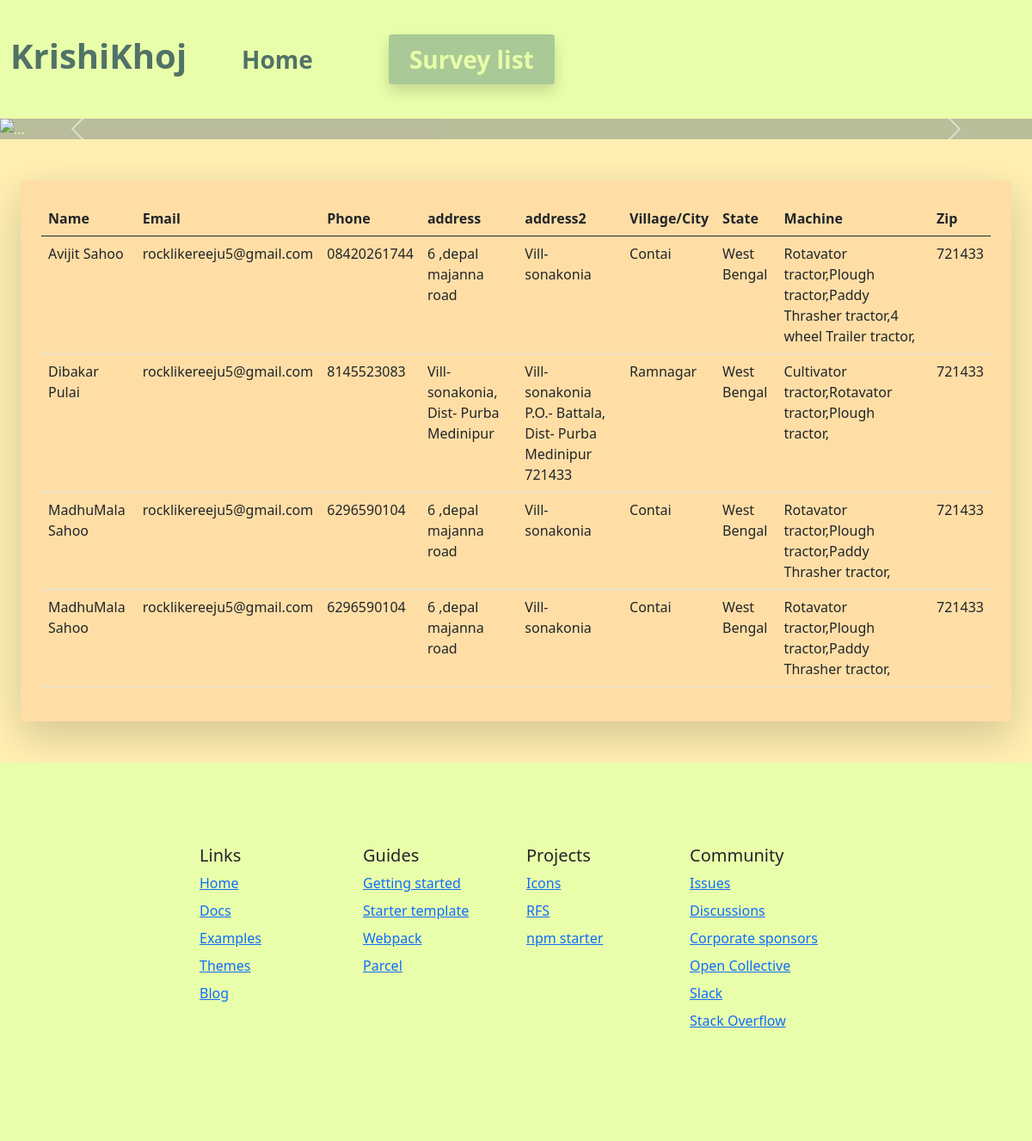
Page /Survey on the committed database.
### home/models.py (models this page shows, shortened)
class Item(models.Model):
        name=models.CharField(max_length=122)
        email=models.CharField(max_length=122)
        phone=models.CharField(max_length=12)
        address=models.TextField()
        address2=models.TextField()
        City_Village=models.CharField(max_length=122)
        dic=models.CharField(max_length=122)
        atta=models.TextField()
        zip=models.CharField(max_length=122)
        date=models.DateField()

### home/views.py (the view)
# urls.py: path('Survey', views.survey, name='Survey' ),
def survey(request):
    dataDisplay=Item.objects.all()
    return render (request, 'Survey.html', {"data":dataDisplay})

### home/Templates/Survey.html (shortened to what this page needs)
{% extends 'base.html' %}
 {% block active %}
  <div class="container-fluid">
            <a class="navbar-brand fs-2 logo" href="/">
                <h1><strong>KrishiKhoj</strong></h1>
            </a>
            <div class="collapse navbar-collapse" id="navbarSupportedContent">
                <ul class="navbar-nav me-auto mb-2 mb-lg-0">
                    <li class="nav-item fs-3 px-4 m-3 cl-yel ">
                        <a class="nav-link   cl-yel " aria-current="page"
                            href="/"><strong>Home</strong></a>
                    </li>
                    <li class="nav-item fs-3 px-4 m-3">
                        <a class="nav-link active shadow rounded  px-4" href="Survey"><strong>Survey
                                list</strong></a>
                    </li>
                </ul>
            </div>
{% endblock active %}
{% block conntent %}
<br>
<div class="submt p-4 m-4 shadow-lg tbl cl-b rounded ">
<table class="table tbl p-4" >
  <thead>
    <tr >
      <th  scope="col">Name</th>
      <th scope="col">Email</th>
      <th scope="col">Phone</th>
      <th scope="col">address</th>
      <th scope="col">address2</th>
      <th scope="col">Village/City</th>
      <th scope="col">State</th>
      <th scope="col">Machine</th>
      <th scope="col">Zip</th>
    </tr>
  </thead>
  <tbody>
  {% for showdata in data %}
    <tr>
      <td>{{showdata.name}}</td>
      <td>{{showdata.email}}</td>
      <td>{{showdata.phone}}</td>
      <td>{{showdata.address}}</td>
      <td>{{showdata.address2}}</td>
      <td>{{showdata.City_Village}}</td>
      <td>{{showdata.dic}}</td>
      <td>{{showdata.atta}}</td>
      <td>{{showdata.zip}}</td>
    </tr>
    {% endfor %}
  </tbody>
</table>
</div>
{% endblock conntent %}

### home/Templates/base.html (shortened to what this page needs)
<!DOCTYPE html>
<html lang="en">
<head>
    <link rel="stylesheet" href="/static/style.css">
</head>
<body class="yel">
    <nav class="navbar navbar-expand-lg gr navbar-light py-4">
{% block active %}
{% endblock active %}
        </div>
    </nav>
    <div class="slide">
        <div id="carouselExampleFade" class="carousel slide carousel-fade" data-bs-ride="carousel">
            <div class="carousel-inner">
                <div class="carousel-item active">
                    <img src="/static/img/nandhu-kumar-fg5k00uT0TU-unsplash.jpg"  class="d-block w-100" alt="...">
                </div>
            </div>
            <button class="carousel-control-prev" type="button" data-bs-target="#carouselExampleFade"
                data-bs-slide="prev">
                <span class="carousel-control-prev-icon" aria-hidden="true"></span>
            </button>
            <button class="carousel-control-next" type="button" data-bs-target="#carouselExampleFade"
                data-bs-slide="next">
                <span class="carousel-control-next-icon" aria-hidden="true"></span>
            </button>
        </div>
    </div>
{% block conntent %}
{% endblock conntent %}
    <footer class="bd-footer py-5 mt-5 cl-w ">
        <div class="container py-5">
            <div class="row">
                <div class="col-lg-1 mb-3">
                </div>
                <div class="col-6 col-lg-2 offset-lg-1 mb-3">
                    <h5>Links</h5>
                    <ul class="list-unstyled">
                        <li class="mb-2"><a href="/">Home</a></li>
                        <li class="mb-2"><a href="#">Docs</a></li>
                        <li class="mb-2"><a href="#">Examples</a></li>
                        <li class="mb-2"><a href="#">Themes</a></li>
                        <li class="mb-2"><a href="#">Blog</a></li>
                    </ul>
                </div>
                <div class="col-6 col-lg-2 mb-3">
                    <h5>Guides</h5>
                    <ul class="list-unstyled">
                        <li class="mb-2"><a href="#">Getting started</a></li>
                        <li class="mb-2"><a href="#">Starter template</a></li>
                        <li class="mb-2"><a href="#">Webpack</a></li>
                        <li class="mb-2"><a href="#">Parcel</a></li>
                    </ul>
                </div>
                <div class="col-6 col-lg-2 mb-3">
                    <h5>Projects</h5>
                    <ul class="list-unstyled">
                        <li class="mb-2"><a href="#">Icons</a></li>
                        <li class="mb-2"><a href="#">RFS</a></li>
                        <li class="mb-2"><a href="#">npm starter</a></li>
                    </ul>
                </div>
                <div class="col-6 col-lg-2 mb-3">
                    <h5>Community</h5>
                    <ul class="list-unstyled">
                        <li class="mb-2"><a href="#">Issues</a></li>
                        <li class="mb-2"><a href="#">Discussions</a></li>
                        <li class="mb-2"><a href="#">Corporate sponsors</a></li>
                        <li class="mb-2"><a href="#">Open Collective</a></li>
                        <li class="mb-2"><a href="#">Slack</a></li>
                        <li class="mb-2"><a href="#">Stack Overflow</a></li>
                    </ul>
                </div>
            </div>
        </div>
    </footer>
</body>
</html>

### rows in the picture
Item: name "Avijit Sahoo", email "rocklikereeju5@gmail.com", phone "08420261744", address "6 ,depal majanna road", address2 "Vill- sonakonia", City_Village "Contai", dic "West Bengal", atta "Rotavator tractor,Plough tractor,Paddy Thrasher tractor,4 wheel Trailer tractor,", zip "721433"
Item: name "Dibakar Pulai", email "rocklikereeju5@gmail.com", phone "8145523083", address "Vill- sonakonia, Dist- Purba Medinipur", address2 "Vill- sonakonia P.O.- Battala, Dist- Purba Medinipur 721433", City_Village "Ramnagar", dic "West Bengal", atta "Cultivator tractor,Rotavator tractor,Plough tractor,", zip "721433"
Item: name "MadhuMala Sahoo", email "rocklikereeju5@gmail.com", phone "6296590104", address "6 ,depal majanna road", address2 "Vill- sonakonia", City_Village "Contai", dic "West Bengal", atta "Rotavator tractor,Plough tractor,Paddy Thrasher tractor,", zip "721433"
Item: name "MadhuMala Sahoo", email "rocklikereeju5@gmail.com", phone "6296590104", address "6 ,depal majanna road", address2 "Vill- sonakonia", City_Village "Contai", dic "West Bengal", atta "Rotavator tractor,Plough tractor,Paddy Thrasher tractor,", zip "721433"
